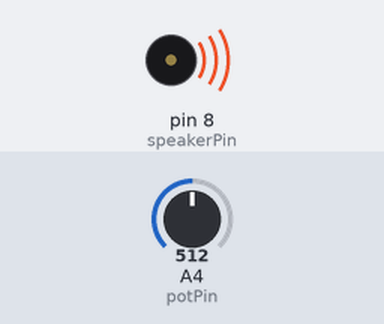
Recording of a sketch running on a simulated Arduino Uno, built with avr-gcc and run on an emulated ATmega328P. Shown: buzzer (waves = sounding). The inputs (shaded band) are chosen by the test bench; at power-on: A4 (potPin) = 512. What the sketch prints to the serial monitor is not drawn.

Above: at 0.1 s.
Timing chart, 0 to 1.6 s (numbered marks = the images above):
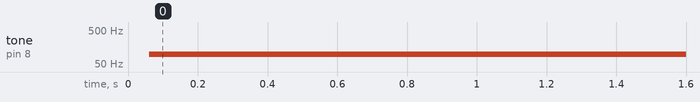

Measured:
- by itself, tone on pin 8 (speakerPin): silent → 96 Hz at 0.06 s

The sketch:

simple_pot.ino
```cpp
int potPin = 4;
int speakerPin = 8;

void setup() {
  // enable serial monitor
  Serial.begin(9600);
  // enable speaker output
  pinMode(speakerPin, OUTPUT);
}

void loop() {
  // store the potentiometer pin value to potVal variable
  int potVal = analogRead(potPin);

  // re-map the incoming potentiometer value
  int mappedVal = map(potVal, 0, 1023, 2000, 8000);

  // display that value in serial monitor
  Serial.println(mappedVal);

  // oscillate the speaker at that frequency
  digitalWrite(speakerPin, HIGH);
  delayMicroseconds(mappedVal);
  digitalWrite(speakerPin, LOW);
  delayMicroseconds(mappedVal);
}
```
